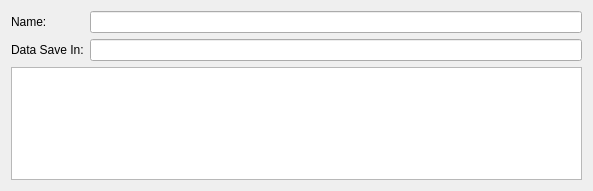
<?xml version="1.0" encoding="UTF-8"?>
<ui version="4.0">
 <class>SequencesForm</class>
 <widget class="QWidget" name="SequencesForm">
  <property name="geometry">
   <rect>
    <x>0</x>
    <y>0</y>
    <width>593</width>
    <height>191</height>
   </rect>
  </property>
  <property name="windowTitle">
   <string>Form</string>
  </property>
  <layout class="QVBoxLayout" name="verticalLayout">
   <item>
    <layout class="QHBoxLayout" name="horizontalLayout">
     <item>
      <layout class="QVBoxLayout" name="verticalLayout_2">
       <item>
        <layout class="QFormLayout" name="formLayout">
         <item row="0" column="0">
          <widget class="QLabel" name="nameLabel">
           <property name="text">
            <string>Name:</string>
           </property>
          </widget>
         </item>
         <item row="0" column="1">
          <widget class="QLineEdit" name="nameLineEdit"/>
         </item>
         <item row="1" column="0">
          <widget class="QLabel" name="dataSaveInLabel">
           <property name="text">
            <string>Data Save In:</string>
           </property>
          </widget>
         </item>
         <item row="1" column="1">
          <widget class="QLineEdit" name="dataSaveInLineEdit"/>
         </item>
        </layout>
       </item>
       <item>
        <widget class="QTableView" name="tableView">
         <property name="font">
          <font>
           <family>Calibri</family>
          </font>
         </property>
         <attribute name="horizontalHeaderCascadingSectionResizes">
          <bool>true</bool>
         </attribute>
        </widget>
       </item>
      </layout>
     </item>
    </layout>
   </item>
  </layout>
 </widget>
 <resources/>
 <connections/>
</ui>
